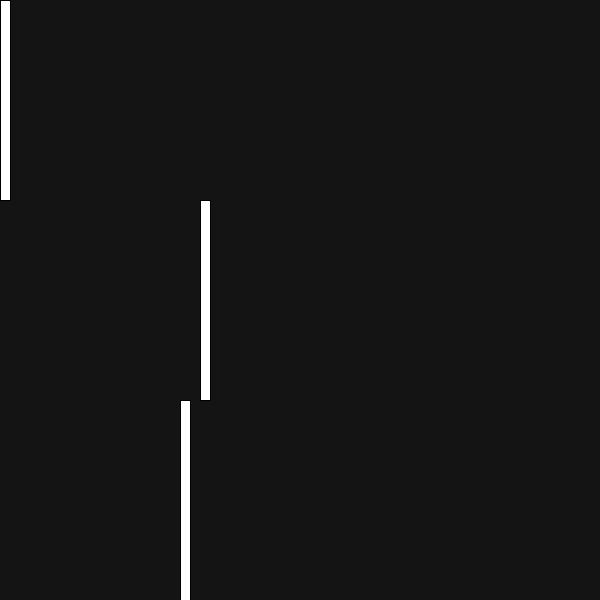
Frame 1 (no input)
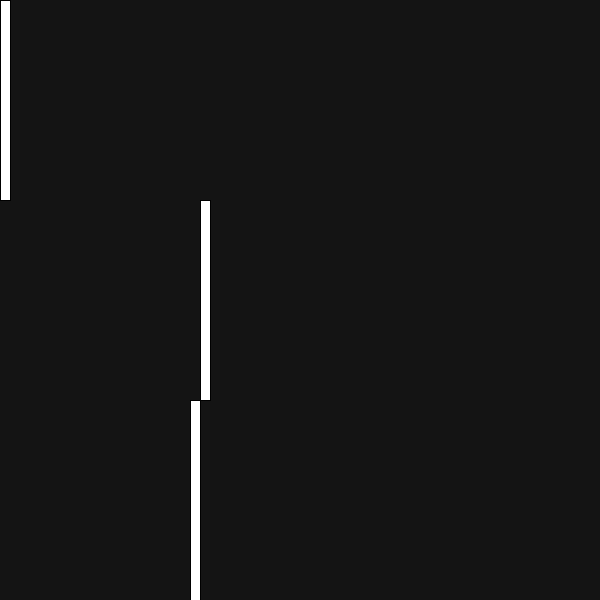
Frame 60 (the mouse pressed at the canvas centre just before this capture)
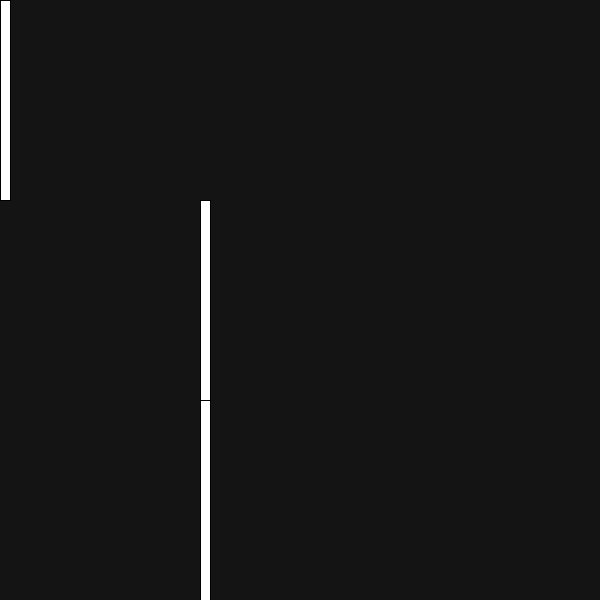
Frame 120 (the mouse held since frame 60 and released just before this capture)

The Processing sketch that drew these frames (run headless with seeded random() and noise(); from frame 60 on, the mouse is pressed at the canvas centre):

// Processing sketch: Question9_Map_part_2
// ── Question9_Map_part_2.pde
void setup() {
  size(600, 600);
}

void draw() {
  background(20);
  
  fill(255);
  
  float hourPos = map(hour(),0,24,0,width);
  rect(hourPos, 0,width/60,200);
  
  float minutePos = map(minute(), 0, 60, 0,width);
  rect(minutePos, 200,width/60,200);
  
  float secondPos = map(second(), 0, 60, 0, width);
  rect(secondPos, 400, width/60, 200);
}
